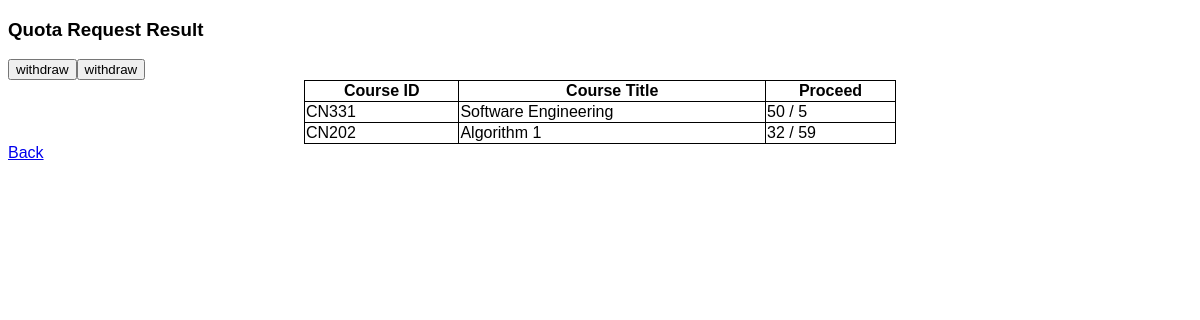
The page /students/quota/ (signed in) on the database as committed earlier.
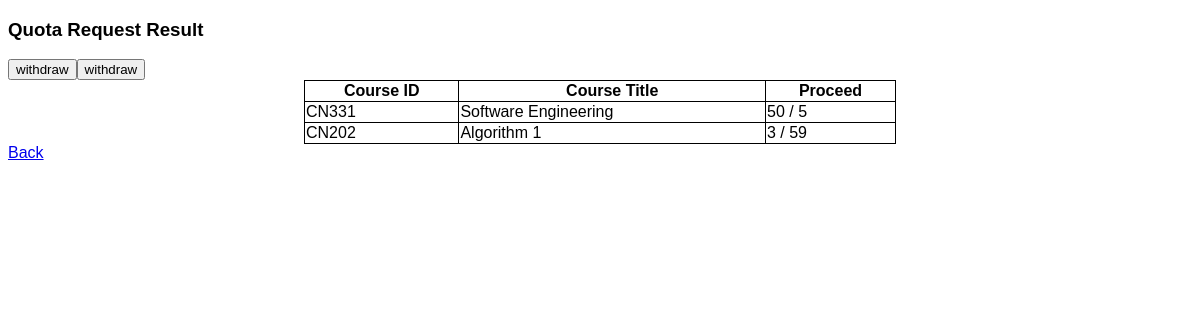
The same page on the database as committed later.
### courses/models.py (models this page shows, shortened)
class Course(models.Model):
    c_id = models.CharField(max_length=5, unique=True, default="CN000")
    title = models.CharField(max_length=64, null=True, blank=True)
    semmester = models.IntegerField(null=True, blank=True)
    year = models.IntegerField(null=True, blank=True)
    seat_count = models.IntegerField(default=0, null=True, blank=True)
    max_seat = models.IntegerField(null=True, blank=True)
    quota = models.BooleanField(default=True)
    attend = models.ManyToManyField(User, blank=True)

### students/views.py (the view)
# urls.py: path('quota/', views.quota, name='quota'),
def quota(request):
    course = Course.objects.all()
    User = get_user_model()
    users = User.objects.all()
    return render(request, "students/quota.html", {
        "course": course,
        "User" : users
    })

### students/templates/students/quota.html (shortened to what this page needs)
{% extends 'students/layout.html' %}
{% block body %}
<h3>Quota Request Result</h3>
<table style="width:50%" align="center">
    <tr>
      <th>Course ID</th>
      <th>Course Title</th>
      <th>Proceed</th>
    </tr>
    {% for class in course %}
    {% if request.user in class.attend.all %}
    <tr>
      <td>{{ class.c_id }}</td>
      <td>{{ class.title}}</td>
      <td>{{ class.seat_count }} / {{class.max_seat}}</td>
      <form action="{% url 'cancel' class.id %}" method="POST">
      <input type="submit" value="withdraw">
    </form>
    </tr>
    {% endif %}
    {% endfor %}
</table>
<a href="{% url 'index' %}">Back</a>
{% endblock %}

Rows that differ between the two databases and show on the page:
changed Course "CN202": seat_count "32" → "3"
